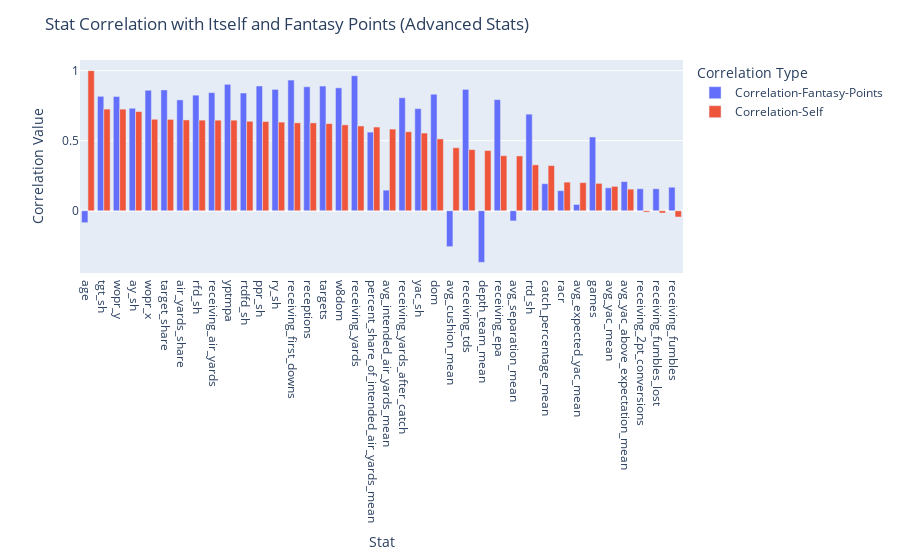

This figure's notebook cell:
### Code cell
fig = px.bar(df_corr.sort_values(by="Correlation-Self", ascending=False), x="Stat",
             y=["Correlation-Fantasy-Points", "Correlation-Self"],
                barmode='group')
# Update layout
fig.update_layout(
    title='Stat Correlation with Itself and Fantasy Points (Advanced Stats)',
    xaxis_title='Stat',
    yaxis_title='Correlation Value',
    legend_title='Correlation Type'
)

fig.write_html("../../interactive/WR/stability/season/correlation-bar-advanced-stats.html")

fig.show()

### Figure 1 — Plotly figure (JSON) as saved in the notebook; plotly's stock layout.template omitted (floating-point values rounded to 4 significant figures)
{"data": [{"alignmentgroup": "True", "hovertemplate": "variable=Correlation-Fantasy-Points<br>Stat=%{x}<br>value=%{y}<extra></extra>", "legendgroup": "Correlation-Fantasy-Points", "marker": {"color": "#636efa", "pattern": {"shape": ""}}, "name": "Correlation-Fantasy-Points", "offsetgroup": "Correlation-Fantasy-Points", "orientation": "v", "showlegend": true, "textposition": "auto", "type": "bar", "x": ["age", "tgt_sh", "wopr_y", "ay_sh", "wopr_x", "target_share", "air_yards_share", "rfd_sh", "receiving_air_yards", "yptmpa", "rtdfd_sh", "ppr_sh", "ry_sh", "receiving_first_downs", "receptions", "targets", "w8dom", "receiving_yards", "percent_share_of_intended_air_yards_mean", "avg_intended_air_yards_mean", "receiving_yards_after_catch", "yac_sh", "dom", "avg_cushion_mean", "receiving_tds", "depth_team_mean", "receiving_epa", "avg_separation_mean", "rtd_sh", "catch_percentage_mean", "racr", "avg_expected_yac_mean", "games", "avg_yac_mean", "avg_yac_above_expectation_mean", "receiving_2pt_conversions", "receiving_fumbles_lost", "receiving_fumbles"], "xaxis": "x", "y": [-0.08501, 0.8168, 0.8156, 0.7315, 0.8601, 0.8622, 0.7912, 0.8251, 0.8432, 0.9024, 0.8405, 0.8905, 0.8662, 0.9325, 0.8851, 0.89, 0.8773, 0.9638, 0.5614, 0.147, 0.8066, 0.7291, 0.8317, -0.2564, 0.8663, -0.3683, 0.7933, -0.0726, 0.6895, 0.1932, 0.1432, 0.045, 0.5267, 0.1636, 0.2081, 0.1571, 0.157, 0.1681], "yaxis": "y"}, {"alignmentgroup": "True", "hovertemplate": "variable=Correlation-Self<br>Stat=%{x}<br>value=%{y}<extra></extra>", "legendgroup": "Correlation-Self", "marker": {"color": "#EF553B", "pattern": {"shape": ""}}, "name": "Correlation-Self", "offsetgroup": "Correlation-Self", "orientation": "v", "showlegend": true, "textposition": "auto", "type": "bar", "x": ["age", "tgt_sh", "wopr_y", "ay_sh", "wopr_x", "target_share", "air_yards_share", "rfd_sh", "receiving_air_yards", "yptmpa", "rtdfd_sh", "ppr_sh", "ry_sh", "receiving_first_downs", "receptions", "targets", "w8dom", "receiving_yards", "percent_share_of_intended_air_yards_mean", "avg_intended_air_yards_mean", "receiving_yards_after_catch", "yac_sh", "dom", "avg_cushion_mean", "receiving_tds", "depth_team_mean", "receiving_epa", "avg_separation_mean", "rtd_sh", "catch_percentage_mean", "racr", "avg_expected_yac_mean", "games", "avg_yac_mean", "avg_yac_above_expectation_mean", "receiving_2pt_conversions", "receiving_fumbles_lost", "receiving_fumbles"], "xaxis": "x", "y": [1, 0.7257, 0.7253, 0.7081, 0.653, 0.652, 0.6482, 0.6467, 0.6465, 0.6465, 0.6387, 0.6366, 0.6328, 0.6276, 0.6273, 0.6221, 0.6132, 0.6053, 0.5974, 0.5829, 0.5641, 0.5545, 0.5128, 0.4498, 0.4362, 0.4298, 0.3931, 0.3914, 0.3277, 0.3227, 0.2043, 0.2008, 0.1953, 0.1741, 0.1543, -0.00962, -0.01607, -0.04483], "yaxis": "y"}], "layout": {"barmode": "group", "legend": {"title": {"text": "Correlation Type"}, "tracegroupgap": 0}, "margin": {"t": 60}, "title": {"text": "Stat Correlation with Itself and Fantasy Points (Advanced Stats)"}, "xaxis": {"anchor": "y", "domain": [0, 1], "title": {"text": "Stat"}}, "yaxis": {"anchor": "x", "domain": [0, 1], "title": {"text": "Correlation Value"}}}}
